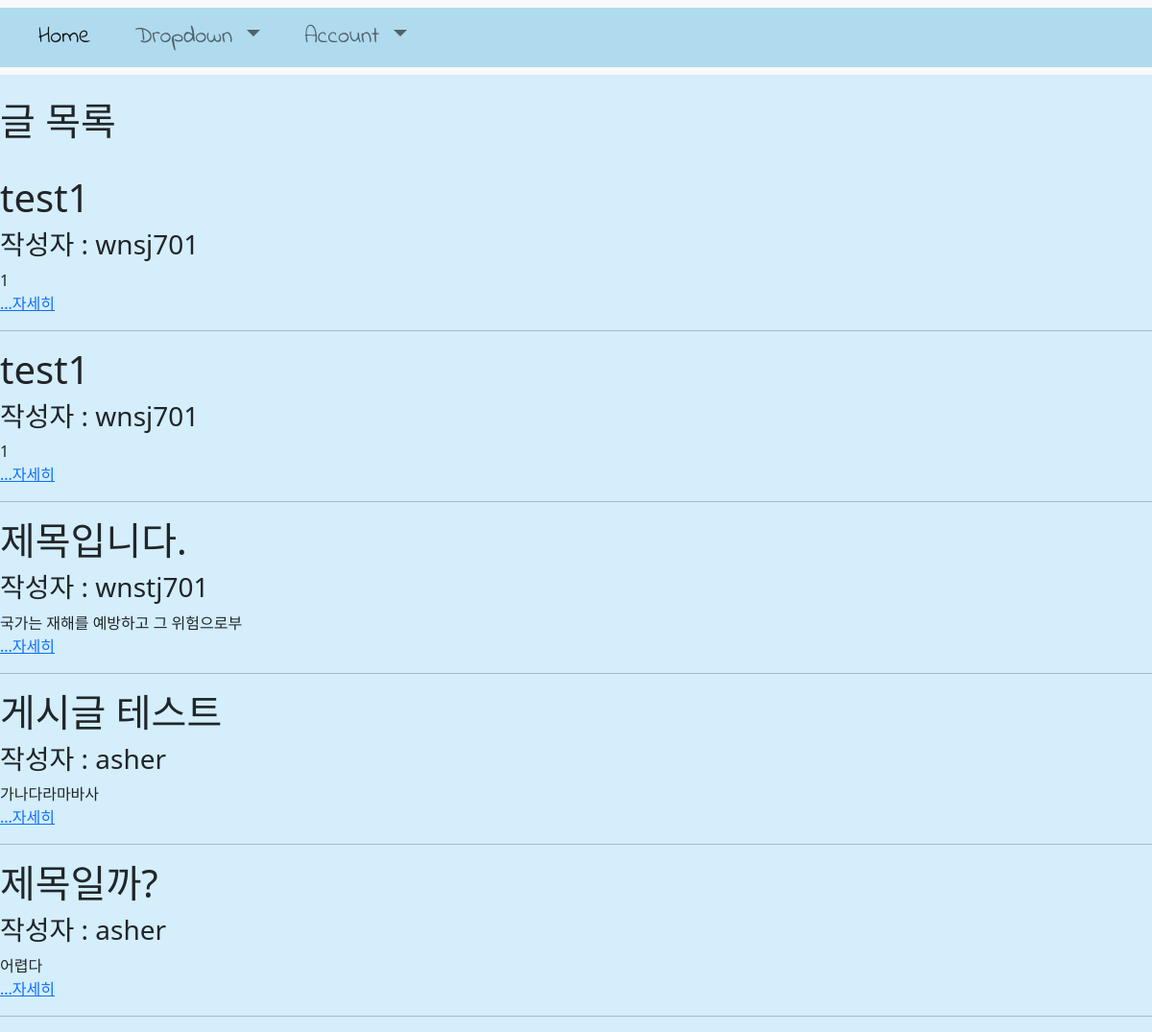
The page /posts/ (signed in) on the database its author committed.
### main/models.py (models this page shows, shortened)
class Post(models.Model):
    id = models.AutoField(primary_key=True)
    title = models.CharField(max_length=200)
    writer = models.ForeignKey(User, on_delete=models.CASCADE)
    pub_date = models.DateTimeField()
    body = models.TextField()
    image = models.ImageField(upload_to="post/", blank=True, null=True)
    like_user_set = models.ManyToManyField(
        User, blank=True, related_name="likes_user_set", through="Like")
    dislike_user_set = models.ManyToManyField(
        User, blank=True, related_name="dislikes_user_set", through="Dislike")
    def summary(self):
        return self.body[:20]

### main/views.py (the view)
# urls.py: path('posts/', posts, name="posts"),
@login_required
def posts(request):
    posts = Post.objects.all()
    return render(request, 'main/posts.html', {'posts': posts})

### main/templates/main/posts.html
{% extends 'base.html' %}
{% load static %}
    {% block content %}
        <br>
    {% if user.is_authenticated %}
        <h1>글 목록</h1><br>
        <div>
        {% for post in posts %}
        <div>
            <h1>{{post.title}}</h1>
            {% if post.writer %}
            {% if 'user' in post.writer.username %}
                <h3>작성자 : {{ post.writer.last_name }} {{ post.writer.first_name }}</h3>
            {% else %}
                <h3>작성자 : {{ post.writer }}</h3>
            {% endif %}
            {% else %}
                <h3>작성자 : 알 수 없음</h3>
            {% endif %}
            {{post.summary}}<br>
                <a href="{% url 'main:detail' post.id %}">...자세히</a><hr>
        </div>
    {% endfor %}
        </div>
    {% else %}
        <div>
            <a href="{% url 'account_login'%}" class="btn btn-warning">로그인</a>
            <a href="{% url 'account_signup' %}" class="btn btn-warning">회원가입</a>
        </div>
    {% endif %}
{% endblock %}

### basic/static/css/show.css (style rules this page uses)
:root { --body: #d4eefb; }
* { background-color: var(--body); }

### rows shown on the page
Post: title "test1", writer "wnsj701", summary "1"
Post: title "test1", writer "wnsj701", summary "1"
Post: title "제목입니다.", writer "wnstj701", summary "국가는 재해를 예방하고 그 위험으로부"
Post: title "게시글 테스트", writer "asher", summary "가나다라마바사"
Post: title "제목일까?", writer "asher", summary "어렵다"
